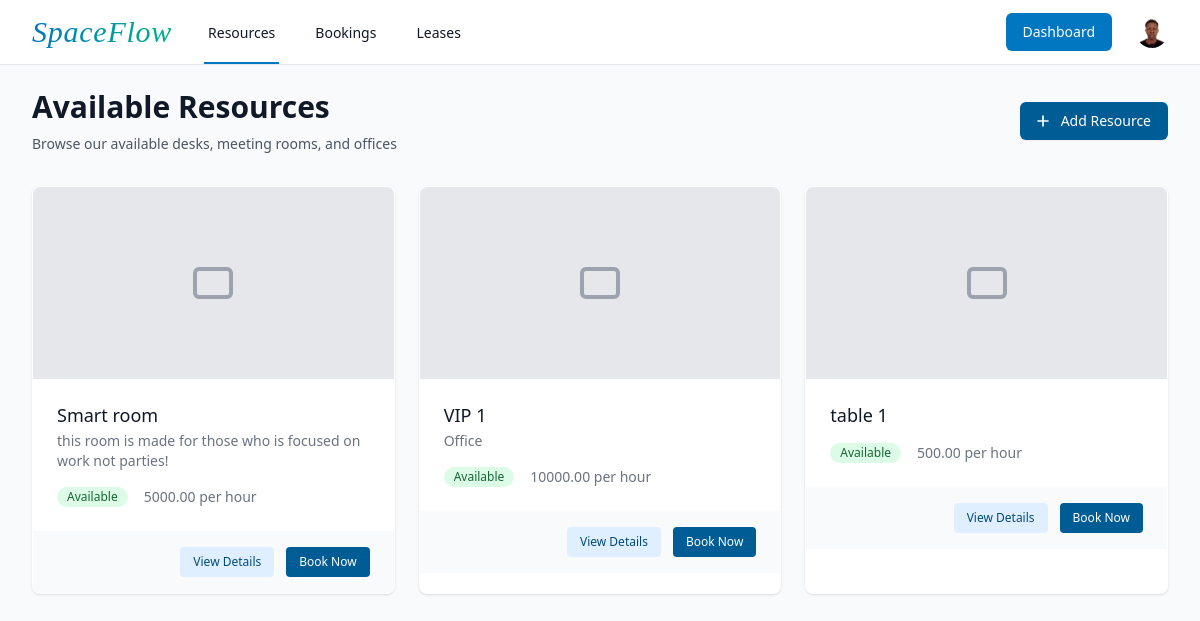
The app's page /resources/ (signed in) with its own data.
### core_app/models.py (models this page shows, shortened)
class UserProfile(models.Model):
    ROLE_CHOICES = [
        ('member', 'Member'),
        ('staff', 'Staff'),
        ('admin', 'Admin'),
    ]
    STATUS_CHOICES = [
        ('active', 'Active'),
        ('suspended', 'Suspended'),
    ]
    user = models.OneToOneField(User, on_delete=models.CASCADE)
    role = models.CharField(max_length=10, choices=ROLE_CHOICES, default='member')
    phone_number = models.CharField(max_length=20, blank=True)
    address = models.TextField(blank=True)
    company_name = models.CharField(max_length=100, blank=True)
    profile_picture = models.ImageField(upload_to='profiles/', blank=True, null=True)
    account_status = models.CharField(max_length=20, choices=STATUS_CHOICES, default='active')
    created_at = models.DateTimeField(auto_now_add=True)
    updated_at = models.DateTimeField(auto_now=True)

class Resource(models.Model):
    RESOURCE_TYPES = [
        ('desk', 'Desk'),
        ('meeting_room', 'Meeting Room'),
        ('office', 'Private Office'),
    ]
    STATUS_CHOICES = [
        ('available', 'Available'),
        ('maintenance', 'Under Maintenance'),
        ('occupied', 'Occupied'),
    ]
    name = models.CharField(max_length=100)
    type = models.CharField(max_length=20, choices=RESOURCE_TYPES)
    description = models.TextField(blank=True)
    capacity = models.PositiveIntegerField(default=1)
    location = models.CharField(max_length=100)
    amenities = models.TextField(blank=True)
    price_per_hour = models.DecimalField(max_digits=10, decimal_places=2, null=True, blank=True)
    monthly_price = models.DecimalField(max_digits=10, decimal_places=2, null=True, blank=True)
    status = models.CharField(max_length=20, choices=STATUS_CHOICES, default='available')
    created_at = models.DateTimeField(auto_now_add=True)
    updated_at = models.DateTimeField(auto_now=True)
    class Meta:
        ordering = ('name',)

### core_app/views.py (the view)
# urls.py: path('resources/', views.resource_list, name='resource_list'),
@login_required
def resource_list(request):
    resources = Resource.objects.all()
    resource_type = request.GET.get('type')
    if resource_type:
        resources = resources.filter(type=resource_type)
    return render(request, 'core_app/resources/list.html', {'resources': resources})

### core_app/templates/core_app/resources/list.html (shortened to what this page needs)
{% extends 'core_app/base.html' %}
{% block content %}
<div class="min-h-screen bg-gray-50 py-6">
    <div class="max-w-7xl mx-auto px-4 sm:px-6 lg:px-8">
        <div class="mb-8 flex justify-between items-center">
            <div>
                <h1 class="text-3xl font-bold leading-tight text-gray-900">
                    Available Resources
                </h1>
                <p class="mt-2 text-sm text-gray-600">
                    Browse our available desks, meeting rooms, and offices
                </p>
            </div>
            {% if request.user.is_staff %}
            <div>
                <a href="{% url 'resource_create' %}" class="inline-flex items-center px-4 py-2 border border-transparent rounded-md shadow-sm text-sm font-medium text-white bg-primary-600 hover:bg-primary-700 focus:outline-none focus:ring-2 focus:ring-offset-2 focus:ring-primary-500">
                    <svg class="-ml-1 mr-2 h-5 w-5" xmlns="http://www.w3.org/2000/svg" fill="none" viewBox="0 0 24 24" stroke="currentColor">
                        <path stroke-linecap="round" stroke-linejoin="round" stroke-width="2" d="M12 6v6m0 0v6m0-6h6m-6 0H6"/>
                    </svg>
                    Add Resource
                </a>
            </div>
            {% endif %}
        </div>
        <div class="grid grid-cols-1 gap-6 sm:grid-cols-2 lg:grid-cols-3">
            {% for resource in resources %}
            <div class="glass-card bg-white overflow-hidden shadow rounded-lg">
                {% if resource.image %}
                    <img class="h-48 w-full object-cover" src="{{ resource.image.url }}" alt="{{ resource.name }}">
                {% else %}
                    <div class="h-48 w-full bg-gray-200 flex items-center justify-center">
                        <svg class="h-12 w-12 text-gray-400" fill="none" stroke="currentColor" viewBox="0 0 24 24">
                            <path stroke-linecap="round" stroke-linejoin="round" stroke-width="2" d="M3 7v10a2 2 0 002 2h14a2 2 0 002-2V7a2 2 0 00-2-2H5a2 2 0 00-2 2z"/>
                        </svg>
                    </div>
                {% endif %}
                <div class="px-4 py-5 sm:p-6">
                    <h3 class="text-lg leading-6 font-medium text-gray-900">
                        {{ resource.name }}
                    </h3>
                    <p class="mt-1 text-sm text-gray-500">
                        {{ resource.description|truncatewords:30 }}
                    </p>
                    <div class="mt-4 flex items-center justify-between">
                        <div class="flex items-center">
                            <span class="px-2.5 py-0.5 rounded-full text-xs font-medium
                                {% if resource.status == 'available' %}bg-green-100 text-green-800
                                {% elif resource.status == 'booked' %}bg-yellow-100 text-yellow-800
                                {% else %}bg-red-100 text-red-800{% endif %}">
                                {{ resource.get_status_display }}
                            </span>
                            <span class="ml-4 text-sm font-medium text-gray-500">
                                {{ resource.price_per_hour }} per hour
                            </span>
                        </div>
                    </div>
                </div>
                <div class="bg-gray-50 px-4 py-4 sm:px-6 flex justify-end space-x-3">
                    <a href="{% url 'resource_detail' resource.pk %}" class="inline-flex items-center px-3 py-1.5 border border-transparent text-xs font-medium rounded text-primary-700 bg-primary-100 hover:bg-primary-200 focus:outline-none focus:ring-2 focus:ring-offset-2 focus:ring-primary-500">
                        View Details
                    </a>
                    {% if resource.status == 'available' %}
                        <a href="{% url 'booking_create' resource.pk %}" class="inline-flex items-center px-3 py-1.5 border border-transparent text-xs font-medium rounded text-white bg-primary-600 hover:bg-primary-700 focus:outline-none focus:ring-2 focus:ring-offset-2 focus:ring-primary-500">
                            Book Now
                        </a>
                    {% endif %}
                </div>
            </div>
            {% endfor %}
        </div>
    </div>
</div>
{% endblock content %}

### core_app/templates/core_app/base.html (shortened to what this page needs)
<!DOCTYPE html>
<html lang="en">
<head>
    <script src="https://cdn.tailwindcss.com?v={% now 'U' %}"></script>
</head>
<body class="bg-gray-50 min-h-screen flex flex-col">
    <nav class="bg-white border-b border-gray-200 fixed w-full z-50">
        <div class="max-w-7xl mx-auto px-4 sm:px-6 lg:px-8">
            <div class="flex justify-between h-16">
                <div class="flex">
                    <div class="flex-shrink-0 flex items-center">
                        <a href="{% url 'home' %}" class="flex items-center">
                            <span class="text-2xl md:text-3xl font-serif italic tracking-wide bg-gradient-to-r from-primary-500 to-accent-500 bg-clip-text text-transparent hover:from-primary-600 hover:to-accent-600 transition-colors duration-300">
                            </span>
                        </a>
                    </div>
                    <div class="hidden sm:ml-8 sm:flex sm:space-x-8">
                        {% if user.is_authenticated %}
                            <a href="{% url 'resource_list' %}" class="text-gray-900 inline-flex items-center px-1 pt-1 border-b-2 {% if 'resource' in request.path %}border-primary-500{% else %}border-transparent{% endif %} text-sm font-medium hover:border-gray-300">
                                Resources
                            </a>
                            <a href="{% url 'booking_list' %}" class="text-gray-900 inline-flex items-center px-1 pt-1 border-b-2 {% if 'booking' in request.path %}border-primary-500{% else %}border-transparent{% endif %} text-sm font-medium hover:border-gray-300">
                                Bookings
                            </a>
                            {% if user.userprofile.role in 'staff,admin' %}
                                <a href="{% url 'lease_list' %}" class="text-gray-900 inline-flex items-center px-1 pt-1 border-b-2 {% if 'lease' in request.path %}border-primary-500{% else %}border-transparent{% endif %} text-sm font-medium hover:border-gray-300">
                                    Leases
                                </a>
                            {% endif %}
                        {% endif %}
                    </div>
                </div>
                <div class="hidden sm:ml-6 sm:flex sm:items-center">
                    {% if user.is_authenticated %}
                        <a href="{% url 'dashboard' %}" class="inline-flex items-center px-4 py-2 border border-transparent text-sm font-medium rounded-md text-white bg-primary-500 hover:bg-primary-600 focus:outline-none focus:ring-2 focus:ring-offset-2 focus:ring-primary-500 mr-3">
                            Dashboard
                        </a>
                        <div x-data="{ open: false }" class="ml-3 relative">
                            <button @click="open = !open" @click.away="open = false"
                                class="flex text-sm rounded-full focus:outline-none focus:ring-2 focus:ring-offset-2 focus:ring-primary-500">
                                {% if user.userprofile.profile_picture %}
                                    <img class="h-8 w-8 rounded-full" src="{{ user.userprofile.profile_picture.url }}" alt="">
                                {% else %}
                                    <div class="h-8 w-8 rounded-full bg-primary-500 flex items-center justify-center text-white">
                                        {{ user.username|make_list|first|upper }}
                                    </div>
                                {% endif %}
                            </button>
                        </div>
                    {% endif %}
                </div>
            </div>
        </div>
    </nav>
    <div class="pt-16">
        <main class="flex-grow">
            {% block content %}{% endblock %}
        </main>
    </div>
</body>
</html>

### core_app/templates/core_app/base.html (style rules this page uses)
.glass-card { background: rgba(255, 255, 255, 0.7); backdrop-filter: blur(10px); border: 1px solid rgba(255, 255, 255, 0.3); box-shadow: 0 8px 32px rgba(0, 0, 0, 0.1); }

### records on screen
Resource: name "Smart room", description "this room is made for those who is focused on work not parties!", status "Available", price_per_hour "5000.00", shows "Book Now"
Resource: name "VIP 1", description "Office", status "Available", price_per_hour "10000.00", shows "Book Now"
Resource: name "table 1", status "Available", price_per_hour "500.00", shows "Book Now"
